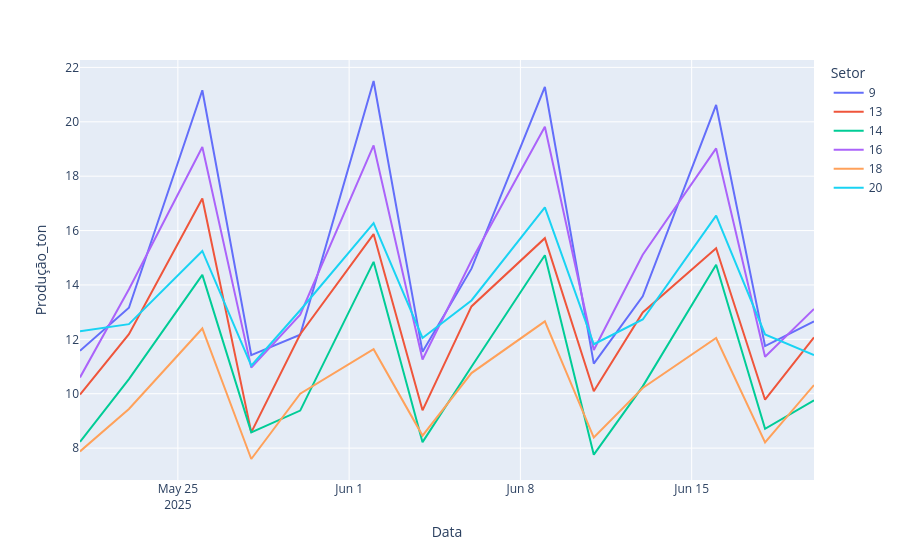

The cell this chart's notebook holds for it:
### Code cell
fig = px.line(data, x="Data", y="Produção_ton", color = "Setor")
fig.show()
